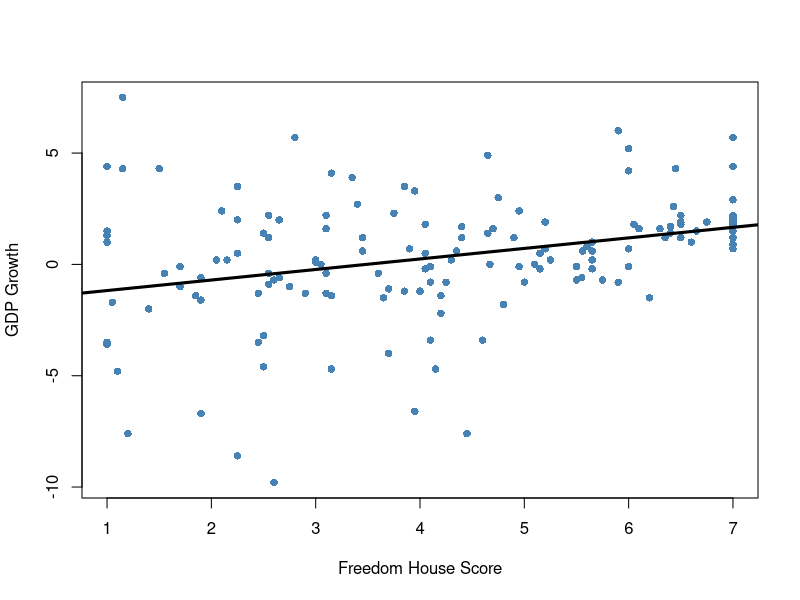
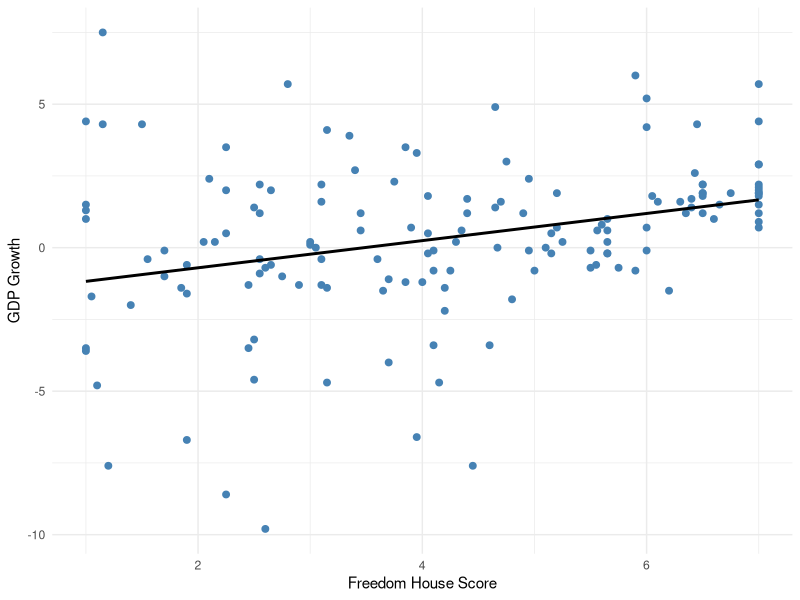
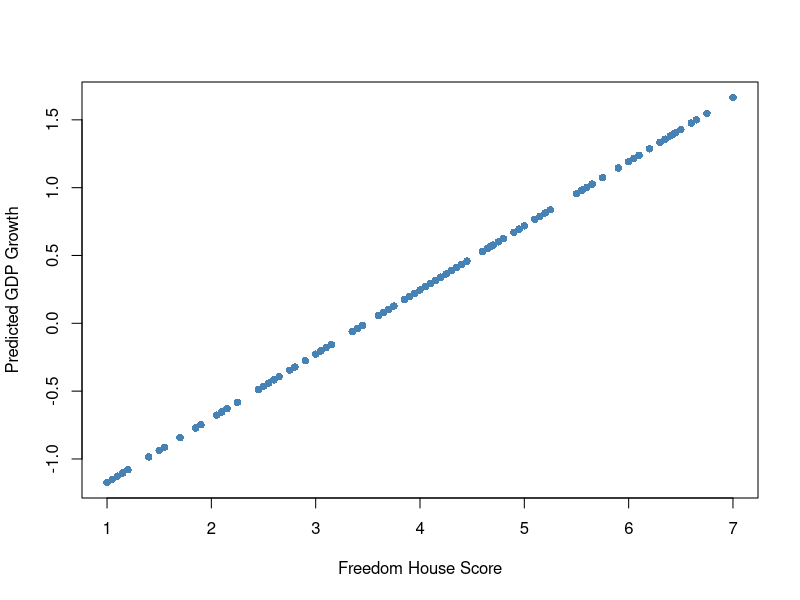
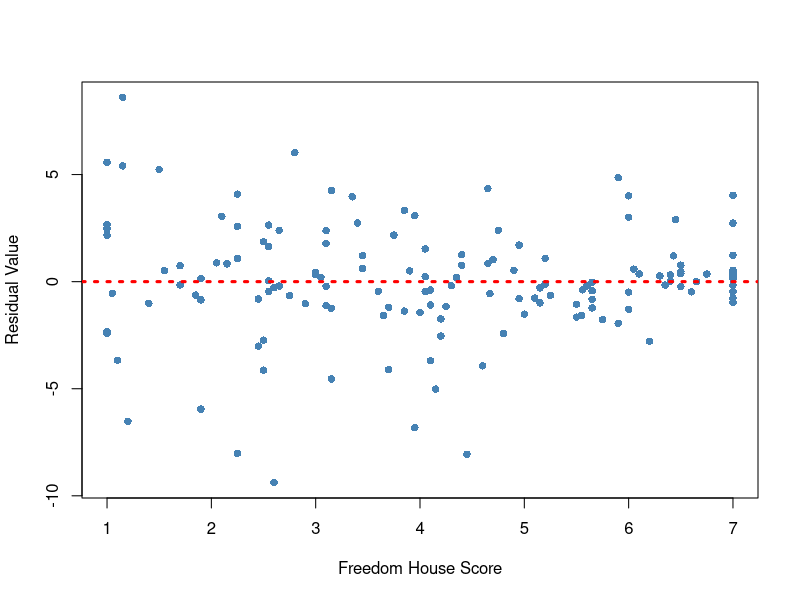
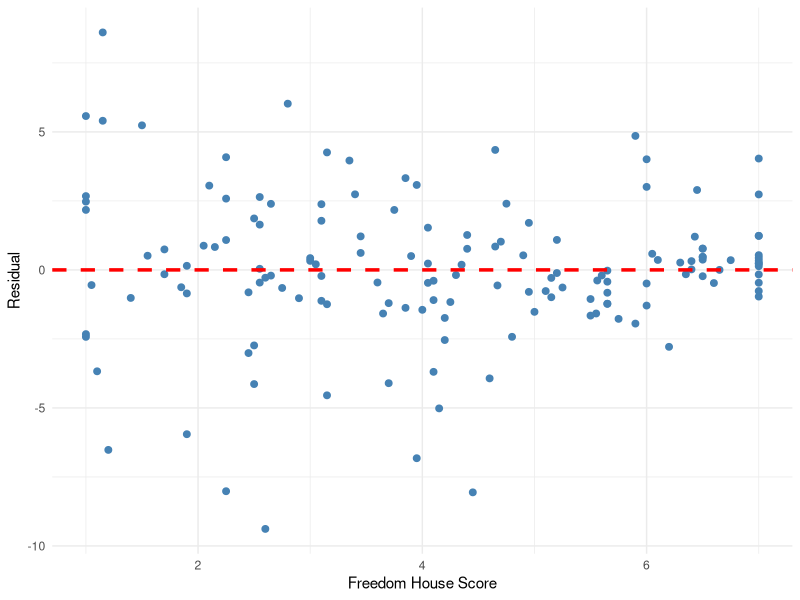
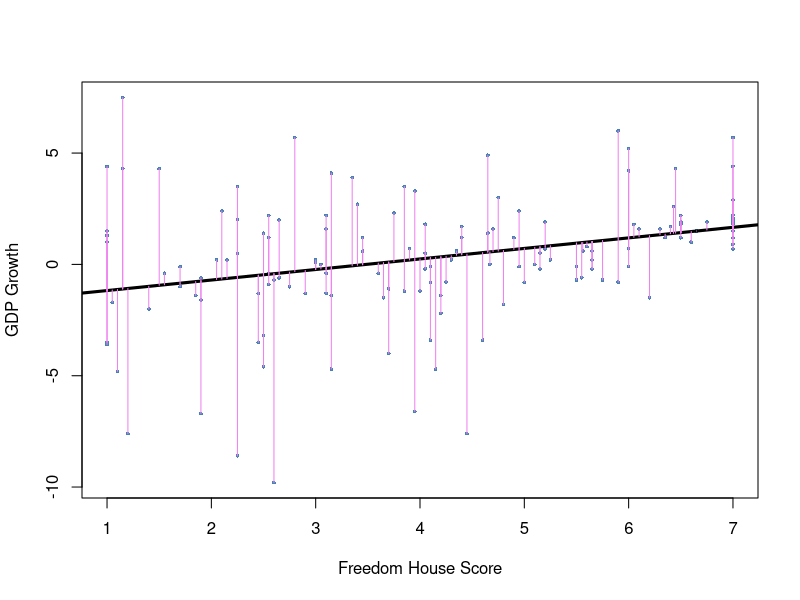
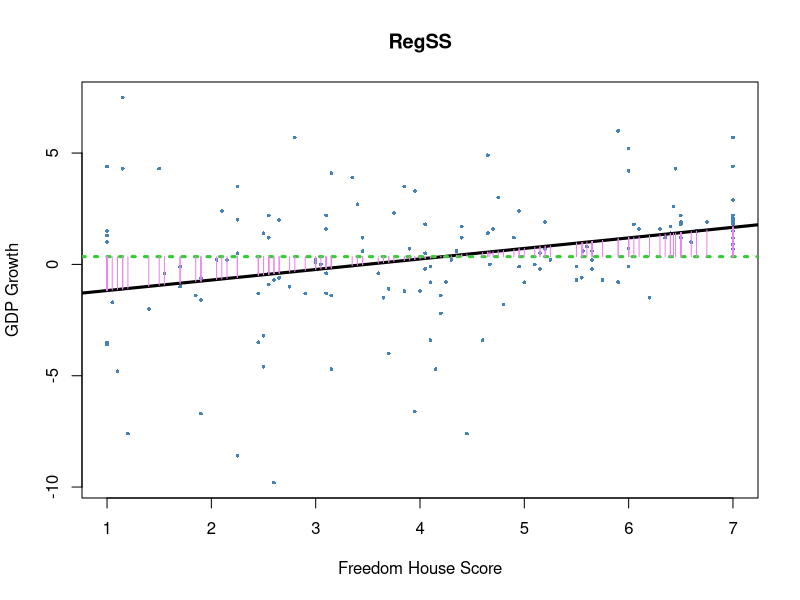
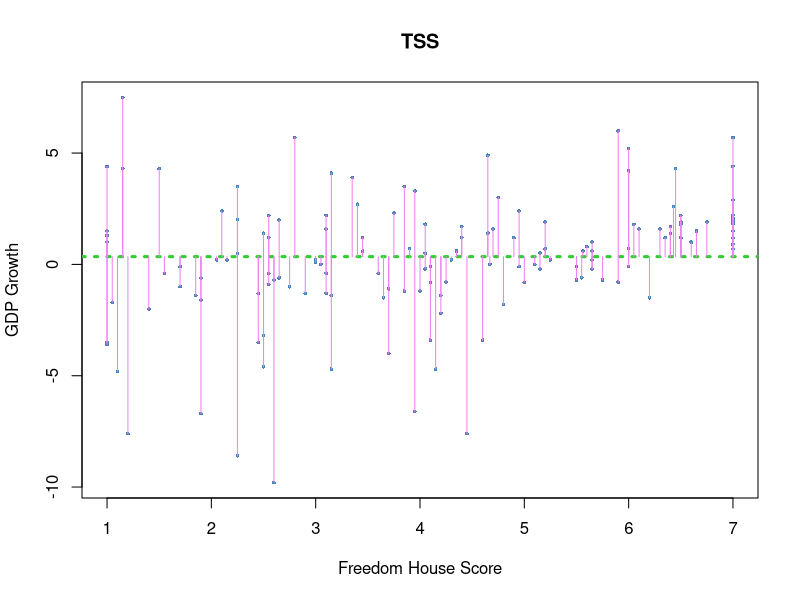

Write the R code that produced these figures, in order.
###################################
###           R Lab 4           ###
###    Bivariate Regression     ###
###################################

# Our packages for the week
library(here)
# install.packages("broom")
library(broom)
library(tidyverse)

# Load in .RData files with load()
FishData <- read_csv(here("week-4", "data", "fish.csv"))

# Take a look at what we're working with
head(FishData)



## Research Question: 
# What is the relationship between Freedom House scores
# and economic growth among countries?



## Linear regression (OLS) with the lm() function

# lm() means "linear model"
# lm(y ~ x, data = data_name)
mod <- lm(growth ~ fhrev, data = FishData)
# growth = a + b * fhrev + e




## Inspecting the results

# Old fashioned way using summary()
summary(mod)

# The {broom} way returns data frame objects. Very useful!

# broom::tidy() gives variable-level statistics
# (coefs, std.errors, test stats, p.values, interval bounds)
tidy(mod)   
tidy(mod, conf.int = TRUE)

# broom::glance() gives model-level statistics
glance(mod) 

# broom::augment() gives data-level statistics
augment(mod)


# Plot the results!

# Scatter plot of our two variables
plot(FishData$growth ~ FishData$fhrev, 
     xlab = "Freedom House Score", 
     ylab = "GDP Growth", 
     pch = 16,
     col = "steelblue")
# Plotting a fitted line
abline(tidy(mod)$estimate, lwd = 3, col = "black")

# Or in ggplot
ggplot(FishData) +
  aes(x = fhrev, y = growth) +
  geom_point(color = "steelblue", size = 2) +
  geom_smooth(method = "lm", color = "black", se = F) +
  labs(x = "Freedom House Score", y = "GDP Growth") +
  theme_minimal()


## Let's go deeper into the results of our model

# Create a new data frame object with the data-level statistics
# from our linear regression model
aug_fish <- augment(mod)
head(aug_fish)

# Plotting the fitted values
# What are these things?
plot(x = aug_fish$fhrev,
     y = aug_fish$.fitted,
     xlab = "Freedom House Score",
     ylab = "Predicted GDP Growth",
     pch = 16,
     col = "steelblue")


# More useful: plotting residuals
plot(x = aug_fish$fhrev,
     y = aug_fish$.resid,
     xlab = "Freedom House Score",
     ylab = "Residual Value",
     pch = 16,
     col = "steelblue")
abline(h = 0, lwd = 3, lty = 3, col = "red")

# Same thing in ggplot
ggplot(data = aug_fish) +
  aes(x = fhrev, y = .resid) +
  geom_point(color = "steelblue", size = 2) +
  geom_hline(yintercept = 0, linewidth = 1.2, col = "red", linetype = "dashed") +
  labs(x = "Freedom House Score", y = "Residual") +
  theme_minimal()


# Interpreting residuals
plot(aug_fish$fhrev, 
     aug_fish$growth, 
     xlab = "Freedom House Score", 
     ylab = "GDP Growth",
     col = "steelblue",
     pch = 16,
     cex = 0.5)
abline(tidy(mod)$estimate, lwd = 3, col = "black")
# The vertical distances from each point to the fitted line
segments(x0 = aug_fish$fhrev, y0 = aug_fish$growth,
         x1 = aug_fish$fhrev, y1 = aug_fish$.fitted,
         col = "violet")

# In terms from the lecture
Y <- aug_fish$growth           # Our dependent variable in the regression
X <- aug_fish$fhrev            # Our independent variable in the regression
Y_hat <- aug_fish$.fitted      # The "fitted" or predicted values of Y for each X observation
e <- aug_fish$.resid           # The residual value for each X observation

# The distance each X value is from its predicted Y value is its residual!
head(Y - Y_hat)
head(e)


# Residual Sum of Squares
# RSS: The variation in Y that our model does *not* explain
RSS <- sum((aug_fish$.resid)^2)
RSS <- sum(e^2)
RSS
# (This is the "sum of squared residuals" that we are trying to minimize when we select the line!)


# RegSS: The variation in Y that our model *does* explain
# Sometimes this is called ESS or "explained sum of squares"
# How much better is our model compared to one that predicted the mean value of Y for every X?
plot(aug_fish$fhrev, 
     aug_fish$growth, 
     xlab = "Freedom House Score", 
     ylab = "GDP Growth",
     col = "steelblue",
     pch = 16,
     cex = 0.5,
     main = "RegSS")
abline(tidy(mod)$estimate, lwd = 3, col = "black")
# Add line for the mean of GDP Growth (Y)
abline(h = mean(aug_fish$growth), lwd = 3, col = "limegreen", lty = 3)
# The vertical distances from the mean of GDP Growth to the fitted line
segments(x0 = aug_fish$fhrev, y0 = mean(aug_fish$growth),
         x1 = aug_fish$fhrev, y1 = aug_fish$.fitted,
         col = "violet")

# Calculating RegSS in terms from lecture
Y <- aug_fish$growth           # Our dependent variable in the regression
Y_hat <- aug_fish$.fitted      # The "fitted" or predicted values of Y for each X observation
RegSS <- sum((Y_hat - mean(Y))^2)
RegSS

# Total Sum of Squares
# TSS: The total variation in Y
plot(aug_fish$fhrev, 
     aug_fish$growth, 
     xlab = "Freedom House Score", 
     ylab = "GDP Growth",
     col = "steelblue",
     pch = 16,
     cex = 0.5,
     main = "TSS")
abline(h = mean(aug_fish$growth), lwd = 3, col = "limegreen", lty = 3)
segments(x0 = aug_fish$fhrev, y0 = mean(aug_fish$growth),
         x1 = aug_fish$fhrev, y1 = aug_fish$growth,
         col="violet")

# Calculating TSS
Y <- aug_fish$growth           # Our dependent variable in the regression
TSS <- sum((Y - mean(Y))^2)
TSS

# What is the proportion of variation in Y that is explained by our model?
RegSS / TSS




## Some other ways to calculate regression lines ##

# Using the formulas that we saw in lecture:
Y <- FishData$growth
X <- FishData$fhrev

beta <- cor(X, Y) * sd(Y) / sd(X)
alpha <- mean(Y) - beta * mean(X)

# Note that these are the same numbers that we get if we use the lm() function
alpha 
beta
tidy(mod)


# Using Matrix Algebra:

# First a refresher on linear algebra and working with matrices
mat_a <- matrix(data = c(1, 2, 3, 4),
                nrow = 2, ncol = 2)
mat_b <- matrix(data = c(5, 6, 7, 8),
                nrow = 2, ncol = 2)
mat_a
mat_b

# We can add and subtract matrices that are the same dimensions
mat_a + mat_b
mat_a - mat_b

# Multiply a matrix by a scalar
mat_a * 3

# Multiply two matrices together using %*%
mat_a %*% mat_b

# Transpose a matrix with t()
mat_a
t(mat_a)

# Invert a matrix with solve()
mat_a
solve(mat_a)

# A matrix multiplied by its inverse gives us the identity matrix
mat_a %*% solve(mat_a)


# Putting it all together to solve the OLS equation

Y <- FishData$growth
X <- cbind(1, FishData$fhrev)

# beta = (X'X)^{-1}X'Y
beta <- solve(t(X) %*% X) %*% t(X) %*% Y
beta
tidy(mod)$estimate

# This is essentially what R is doing when you call the lm() function.

# The advantage of doing it this way is that it is easier to extend it to the multivariate case:
X <- as.matrix(cbind(1, FishData[, c("fhrev", "elf", "income", "britcol", "postcom", "opec", "muslim")]))

betas <- solve(t(X) %*% X) %*% t(X) %*% Y
betas
